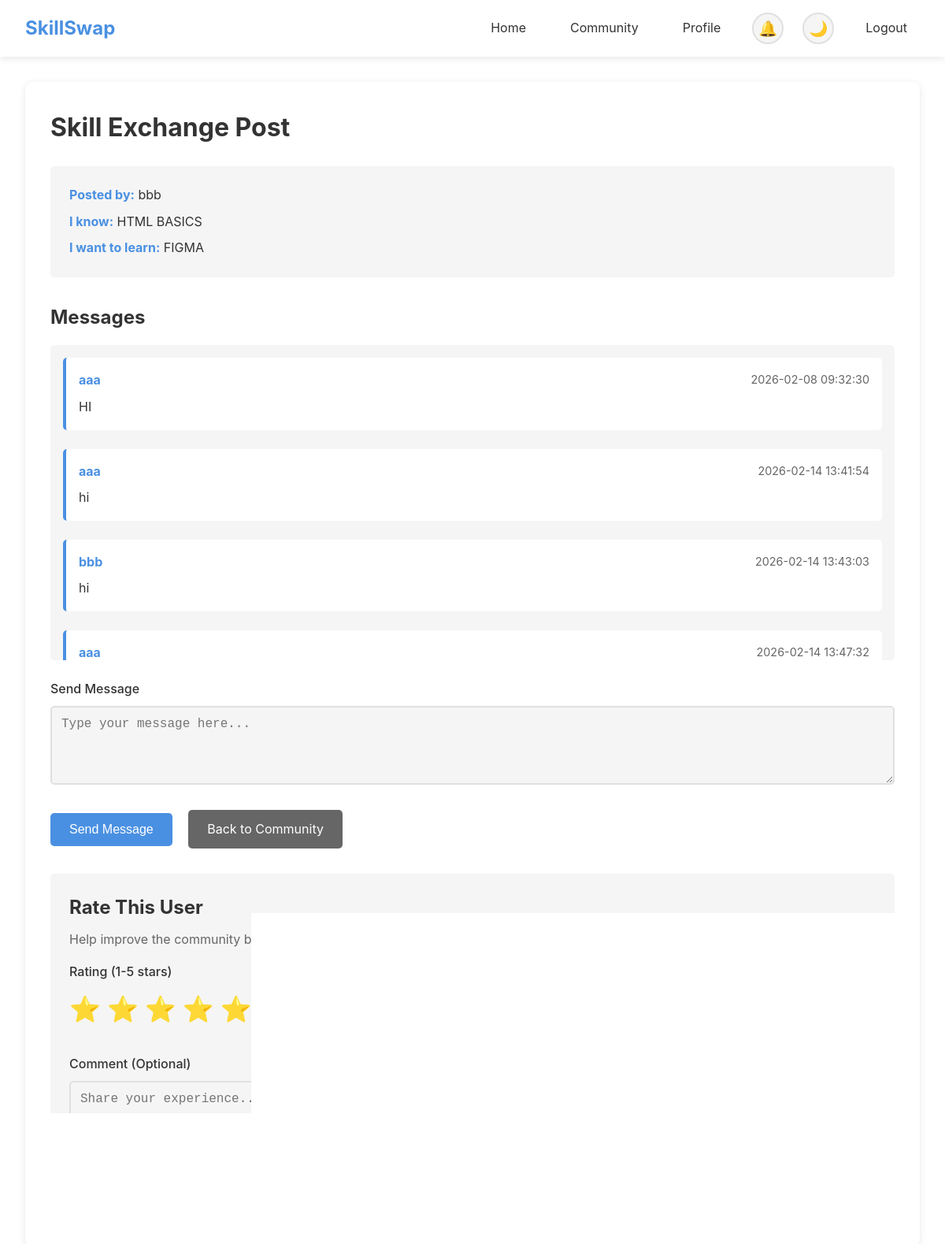
Screenshot of /message/2 (signed in) with the database file from the repository.
### tables this page shows
CREATE TABLE users (
        id INTEGER PRIMARY KEY AUTOINCREMENT,
        username TEXT UNIQUE NOT NULL,
        email TEXT UNIQUE NOT NULL,
        password TEXT NOT NULL,
        created_at TIMESTAMP DEFAULT CURRENT_TIMESTAMP
    , profile_summary TEXT, language TEXT DEFAULT "en", font_size TEXT DEFAULT "medium", theme TEXT DEFAULT "light", is_admin INTEGER DEFAULT 0, badge_level INTEGER DEFAULT 1);

CREATE TABLE skills (
        id INTEGER PRIMARY KEY AUTOINCREMENT,
        user_id INTEGER NOT NULL,
        skill_offered TEXT NOT NULL,
        skill_wanted TEXT NOT NULL,
        description TEXT,
        created_at TIMESTAMP DEFAULT CURRENT_TIMESTAMP,
        FOREIGN KEY (user_id) REFERENCES users(id)
    );

CREATE TABLE messages (
        id INTEGER PRIMARY KEY AUTOINCREMENT,
        sender_id INTEGER NOT NULL,
        receiver_id INTEGER NOT NULL,
        skill_post_id INTEGER NOT NULL,
        message TEXT NOT NULL,
        sent_at TIMESTAMP DEFAULT CURRENT_TIMESTAMP,
        FOREIGN KEY (sender_id) REFERENCES users(id),
        FOREIGN KEY (receiver_id) REFERENCES users(id),
        FOREIGN KEY (skill_post_id) REFERENCES skills(id)
    );

### app.py (the view, shortened to what this page needs)
@app.route('/message/<int:post_id>', methods=['GET', 'POST'])
@login_required
def message(post_id):
    conn = get_db()
    c = conn.cursor()
    c.execute('''SELECT s.*, u.username, u.id as user_id
                 FROM skills s
                 JOIN users u ON s.user_id = u.id
                 WHERE s.id = ?''', (post_id,))
    post = c.fetchone()
    if not post:
        flash('Post not found', 'error')
        conn.close()
        return redirect(url_for('community'))
    c.execute('''SELECT m.*, u1.username as sender_name, u2.username as receiver_name
                 FROM messages m
                 JOIN users u1 ON m.sender_id = u1.id
                 JOIN users u2 ON m.receiver_id = u2.id
                 WHERE m.skill_post_id = ?
                 ORDER BY m.sent_at ASC''', (post_id,))
    messages = c.fetchall()
    conn.close()
    notification_count = get_unread_notification_count(session['user_id'])
    return render_template('message.html', post=post, messages=messages, notification_count=notification_count)

### app.py (called while the page is built)
def get_db():
    conn = sqlite3.connect(DATABASE)
    conn.row_factory = sqlite3.Row
    return conn

def login_required(f):
    @wraps(f)
    def decorated_function(*args, **kwargs):
        if 'user_id' not in session:
            return redirect(url_for('login'))
        return f(*args, **kwargs)
    return decorated_function

def get_unread_notification_count(user_id):
    conn = get_db()
    c = conn.cursor()
    c.execute('SELECT COUNT(*) as count FROM notifications WHERE user_id = ? AND is_read = 0', (user_id,))
    result = c.fetchone()
    conn.close()
    return result['count'] if result else 0

@app.context_processor
def inject_notification_count():
    if 'user_id' in session:
        return {'notification_count': get_unread_notification_count(session['user_id'])}
    return {'notification_count': 0}

### templates/message.html (shortened to what this page needs)
{% extends "base.html" %}
{% block content %}
<div class="card">
    <h1>Skill Exchange Post</h1>
    <div style="margin: 1.5rem 0; padding: 1.5rem; background-color: var(--bg-secondary); border-radius: 5px;">
        <p><strong style="color: var(--accent-color);">Posted by:</strong> {{ post.username }}</p>
        <p style="margin-top: 0.5rem;"><strong style="color: var(--accent-color);">I know:</strong> {{ post.skill_offered }}</p>
        <p style="margin-top: 0.5rem;"><strong style="color: var(--accent-color);">I want to learn:</strong> {{ post.skill_wanted }}</p>
    </div>
    <div style="margin-top: 2rem;">
        <h2>Messages</h2>
        <div style="margin-top: 1rem; max-height: 400px; overflow-y: auto; padding: 1rem; background-color: var(--bg-secondary); border-radius: 5px;">
            {% if messages %}
                {% for msg in messages %}
                <div style="margin-bottom: 1.5rem; padding: 1rem; background-color: var(--card-bg); border-radius: 5px; border-left: 4px solid var(--accent-color);">
                    <div style="display: flex; justify-content: space-between; margin-bottom: 0.5rem;">
                        <strong style="color: var(--accent-color);">{{ msg.sender_name }}</strong>
                        <span style="color: var(--text-secondary); font-size: 0.9rem;">{{ msg.sent_at }}</span>
                    </div>
                    <p style="color: var(--text-primary);">{{ msg.message }}</p>
                </div>
                {% endfor %}
            {% else %}
                <p style="color: var(--text-secondary); text-align: center; padding: 2rem;">No messages yet. Start the conversation!</p>
            {% endif %}
        </div>
        <form method="POST" action="{{ url_for('message', post_id=post.id) }}" style="margin-top: 1.5rem;">
            <div class="form-group">
                <label for="message">Send Message</label>
                <textarea id="message" name="message" rows="4" required placeholder="Type your message here..."></textarea>
            </div>
            <button type="submit" class="btn">Send Message</button>
            <a href="{{ url_for('community') }}" class="btn" style="background-color: var(--text-secondary); margin-left: 1rem;">Back to Community</a>
        </form>
    </div>
    {% if post.user_id != session.user_id %}
    <div style="margin-top: 2rem; padding: 1.5rem; background-color: var(--bg-secondary); border-radius: 5px;">
        <h2>Rate This User</h2>
        <p style="color: var(--text-secondary); margin-top: 0.5rem;">Help improve the community by rating your experience with {{ post.username }}</p>
        <form method="POST" action="{{ url_for('rate_user', user_id=post.user_id, post_id=post.id) }}" style="margin-top: 1rem;">
            <div class="form-group">
                <label>Rating (1-5 stars)</label>
                <div style="display: flex; gap: 0.5rem; margin-top: 0.5rem;">
                    {% for i in range(1, 6) %}
                    <label style="cursor: pointer; font-size: 2rem;">
                        <span class="star-rating" data-rating="{{ i }}">⭐</span>
                    </label>
                    {% endfor %}
                </div>
            </div>
            <div class="form-group">
                <label for="comment">Comment (Optional)</label>
                <textarea id="comment" name="comment" rows="3" placeholder="Share your experience..."></textarea>
            </div>
            <button type="submit" class="btn">Submit Rating</button>
        </form>
    </div>
    {% endif %}
</div>
{% endblock %}

### templates/base.html (style rules this page uses)
:root { --bg-primary: #ffffff; --bg-secondary: #f5f5f5; --text-primary: #333333; --text-secondary: #666666; --accent-color: #4a90e2; --accent-hover: #357abd; --border-color: #e0e0e0; --nav-bg: #ffffff; --nav-shadow: rgba(0, 0, 0, 0.1); --card-bg: #ffffff; --card-shadow: rgba(0, 0, 0, 0.1); }
* { margin: 0; padding: 0; box-sizing: border-box; }
body { font-family: -apple-system, BlinkMacSystemFont, 'Segoe UI', Roboto, Oxygen, Ubuntu, Cantarell, sans-serif; background-color: var(--bg-primary); color: var(--text-primary); line-height: 1.6; transition: background-color 0.3s ease, color 0.3s ease; }
body[data-font-size="medium"] { font-size: 1rem; }
.card { background-color: var(--card-bg); border-radius: 10px; padding: 2rem; margin: 1rem 0; box-shadow: 0 2px 10px var(--card-shadow); transition: box-shadow 0.3s ease, background-color 0.3s ease; }
.btn { background-color: var(--accent-color); color: white; border: none; padding: 0.75rem 1.5rem; border-radius: 5px; cursor: pointer; font-size: 1rem; transition: background-color 0.3s ease, transform 0.2s ease; text-decoration: none; display: inline-block; }
.form-group { margin-bottom: 1.5rem; }
.form-group label { display: block; margin-bottom: 0.5rem; color: var(--text-primary); font-weight: 500; }
.form-group input, .form-group textarea { width: 100%; padding: 0.75rem; border: 2px solid var(--border-color); border-radius: 5px; background-color: var(--bg-secondary); color: var(--text-primary); font-size: 1rem; transition: border-color 0.3s ease, background-color 0.3s ease; }

### rows the page displays
users: username "bbb"
skills: skill_offered "HTML BASICS", skill_wanted "FIGMA"
messages: sender_name "aaa", sent_at "2026-02-08 09:32:30", message "HI"
messages: sender_name "aaa", sent_at "2026-02-14 13:41:54", message "hi"
messages: sender_name "bbb", sent_at "2026-02-14 13:43:03", message "hi"
messages: sender_name "aaa", sent_at "2026-02-14 13:47:32"
